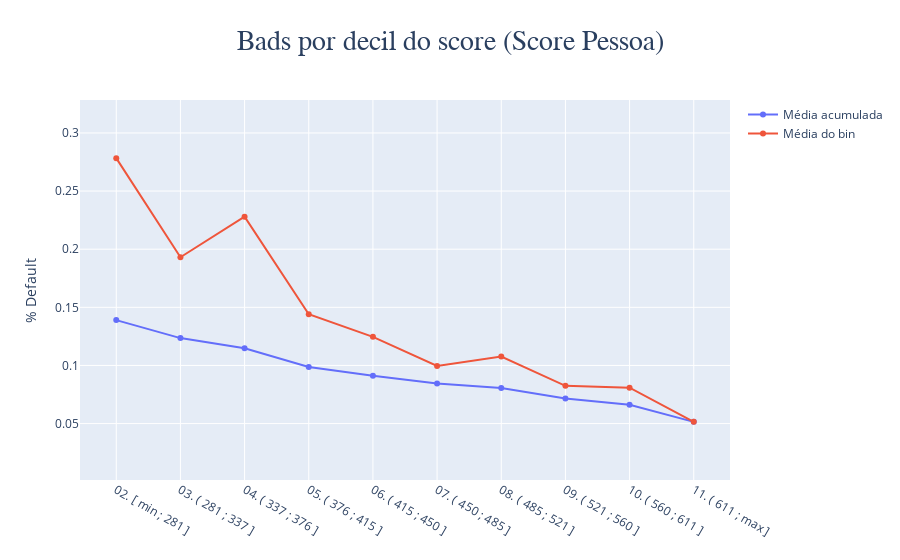

Notebook code cell kept with this figure:
### Code cell
plot_bads(df_val[target], df_val['Score Pessoa'] , 'Bads por decil do score (Score Pessoa)')

### Figure 1 — Plotly figure (JSON) as saved in the notebook; plotly's stock layout.template omitted (floating-point values rounded to 4 significant figures)
{"data": [{"mode": "lines+markers", "name": "Média acumulada", "type": "scatter", "x": ["11. ( 611 ; max ]", "10. ( 560 ; 611 ]", "09. ( 521 ; 560 ]", "08. ( 485 ; 521 ]", "07. ( 450 ; 485 ]", "06. ( 415 ; 450 ]", "05. ( 376 ; 415 ]", "04. ( 337 ; 376 ]", "03. ( 281 ; 337 ]", "02. [ min ; 281 ]"], "y": [0.05147, 0.06616, 0.0716, 0.0806, 0.08439, 0.0911, 0.09867, 0.1148, 0.1235, 0.139]}, {"mode": "lines+markers", "name": "Média do bin", "type": "scatter", "x": ["11. ( 611 ; max ]", "10. ( 560 ; 611 ]", "09. ( 521 ; 560 ]", "08. ( 485 ; 521 ]", "07. ( 450 ; 485 ]", "06. ( 415 ; 450 ]", "05. ( 376 ; 415 ]", "04. ( 337 ; 376 ]", "03. ( 281 ; 337 ]", "02. [ min ; 281 ]"], "y": [0.05147, 0.08085, 0.08247, 0.1076, 0.09957, 0.1246, 0.1441, 0.2279, 0.1931, 0.2783]}], "layout": {"title": {"font": {"family": "Arial", "size": 28}, "text": "Bads por decil do score (Score Pessoa)", "x": 0.5}, "xaxis": {"categoryorder": "category ascending", "showgrid": true}, "yaxis": {"range": [0.001471, 0.3283], "showgrid": true, "title": {"text": "% Default"}}}}
